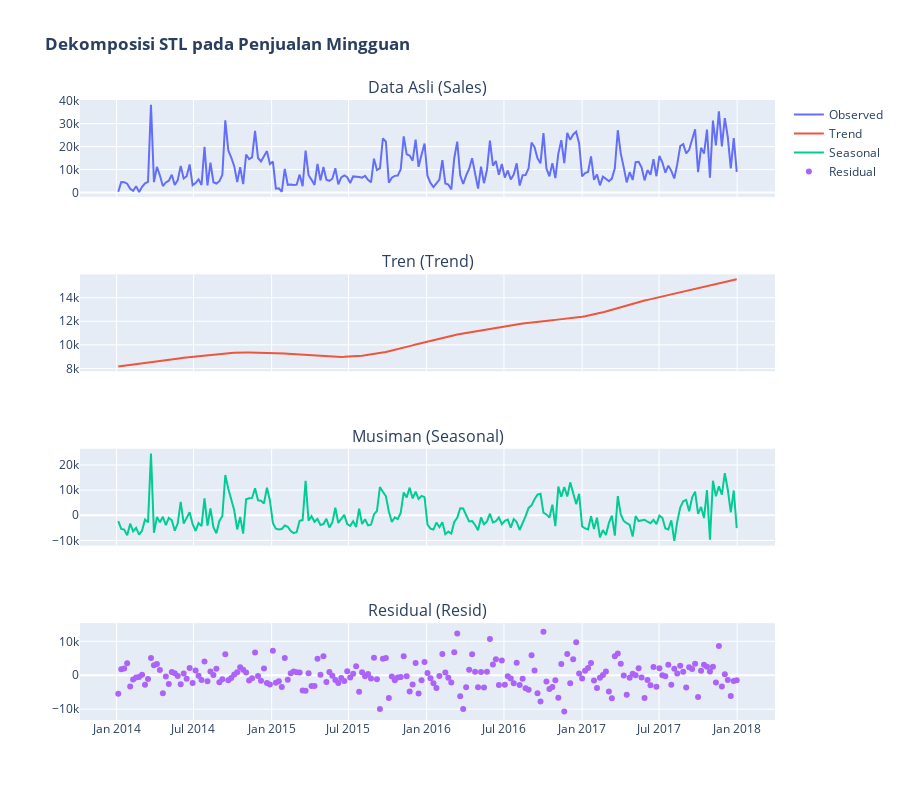

The cell this chart's notebook holds for it:
### Code cell
from statsmodels.tsa.seasonal import STL
import plotly.graph_objects as go
from plotly.subplots import make_subplots

# Melakukan dekomposisi STL pada data penjualan mingguan
# Periode musiman (seasonal) diatur ke 52 untuk pola tahunan dalam data mingguan
stl = STL(weekly_df['Sales'], seasonal=53)
result = stl.fit()

# Membuat visualisasi interaktif dengan Plotly
fig = make_subplots(rows=4, cols=1, shared_xaxes=True, subplot_titles=("Data Asli (Sales)", "Tren (Trend)", "Musiman (Seasonal)", "Residual (Resid)"))

fig.add_trace(go.Scatter(x=result.observed.index, y=result.observed, name='Observed'), row=1, col=1)
fig.add_trace(go.Scatter(x=result.trend.index, y=result.trend, name='Trend'), row=2, col=1)
fig.add_trace(go.Scatter(x=result.seasonal.index, y=result.seasonal, name='Seasonal'), row=3, col=1)
fig.add_trace(go.Scatter(x=result.resid.index, y=result.resid, name='Residual', mode='markers'), row=4, col=1)

fig.update_layout(height=800, title_text="<b>Dekomposisi STL pada Penjualan Mingguan</b>")
fig.show()

### Figure 1 — Plotly figure (JSON) as saved in the notebook; plotly's stock layout.template omitted (floating-point values rounded to 4 significant figures; data arrays with more than 128 entries replaced by an {"elided": "..."} marker saying what was removed)
{"data": [{"name": "Observed", "type": "scatter", "x": {"elided": "209 str values"}, "xaxis": "x", "y": {"elided": "209 float values"}, "yaxis": "y"}, {"name": "Trend", "type": "scatter", "x": {"elided": "209 str values"}, "xaxis": "x2", "y": {"elided": "209 float values"}, "yaxis": "y2"}, {"name": "Seasonal", "type": "scatter", "x": {"elided": "209 str values"}, "xaxis": "x3", "y": {"elided": "209 float values"}, "yaxis": "y3"}, {"mode": "markers", "name": "Residual", "type": "scatter", "x": {"elided": "209 str values"}, "xaxis": "x4", "y": {"elided": "209 float values"}, "yaxis": "y4"}], "layout": {"annotations": [{"font": {"size": 16}, "showarrow": false, "text": "Data Asli (Sales)", "x": 0.5, "xanchor": "center", "xref": "paper", "y": 1, "yanchor": "bottom", "yref": "paper"}, {"font": {"size": 16}, "showarrow": false, "text": "Tren (Trend)", "x": 0.5, "xanchor": "center", "xref": "paper", "y": 0.7188, "yanchor": "bottom", "yref": "paper"}, {"font": {"size": 16}, "showarrow": false, "text": "Musiman (Seasonal)", "x": 0.5, "xanchor": "center", "xref": "paper", "y": 0.4375, "yanchor": "bottom", "yref": "paper"}, {"font": {"size": 16}, "showarrow": false, "text": "Residual (Resid)", "x": 0.5, "xanchor": "center", "xref": "paper", "y": 0.1562, "yanchor": "bottom", "yref": "paper"}], "height": 800, "title": {"text": "<b>Dekomposisi STL pada Penjualan Mingguan</b>"}, "xaxis": {"anchor": "y", "domain": [0, 1], "matches": "x4", "showticklabels": false}, "xaxis2": {"anchor": "y2", "domain": [0, 1], "matches": "x4", "showticklabels": false}, "xaxis3": {"anchor": "y3", "domain": [0, 1], "matches": "x4", "showticklabels": false}, "xaxis4": {"anchor": "y4", "domain": [0, 1]}, "yaxis": {"anchor": "x", "domain": [0.8438, 1]}, "yaxis2": {"anchor": "x2", "domain": [0.5625, 0.7188]}, "yaxis3": {"anchor": "x3", "domain": [0.2812, 0.4375]}, "yaxis4": {"anchor": "x4", "domain": [0, 0.1562]}}}
